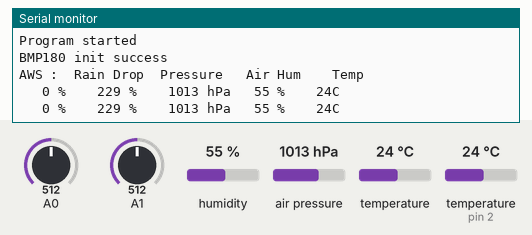
Simulated run of this sketch. Board: Arduino Uno, built with avr-gcc and run on an emulated ATmega328P. Parts: the last lines printed to the serial monitor. Inputs (shaded band) come from the test bench; at power-on: humidity 55 %, air pressure 1013 hPa, A0 = 512, temperature (sensor on pin 2) 24 °C, A1 = 512, temperature 24 °C.

Above: at 5.8 s.
5.9 s: humidity set to 22 %
At 11.5 s:
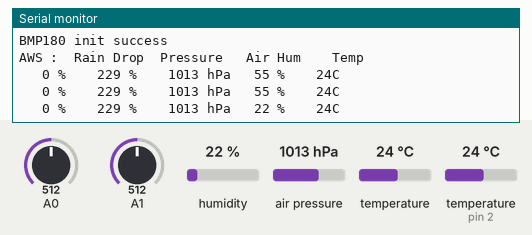
11.9 s: air pressure set to 952 hPa
At 16.3 s:
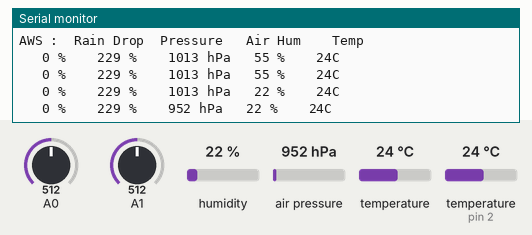
17.9 s: A0 set to 716
At 20.9 s:
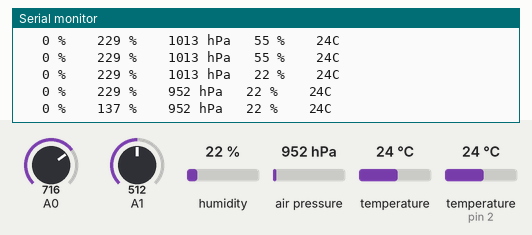
23.9 s: temperature (sensor on pin 2) set to 12 °C
At 26.8 s:
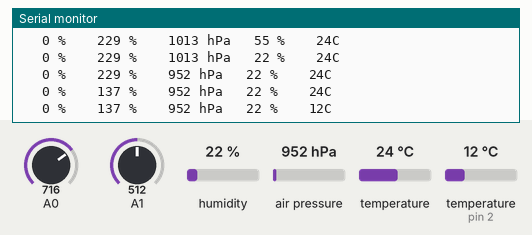
29.9 s: air pressure set to 975 hPa
At 31.4 s:
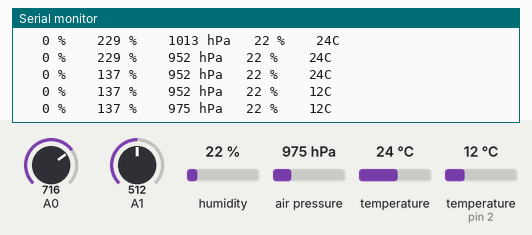
35.9 s: A0 set to 992
At 41.9 s:
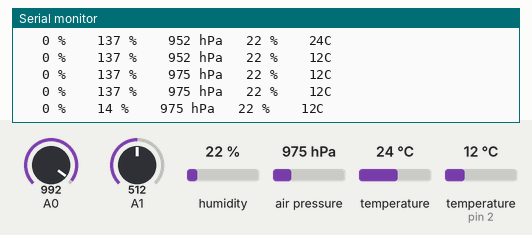
Timing chart, 0 to 42.9 s (numbered marks = the images above; inputs shaded):
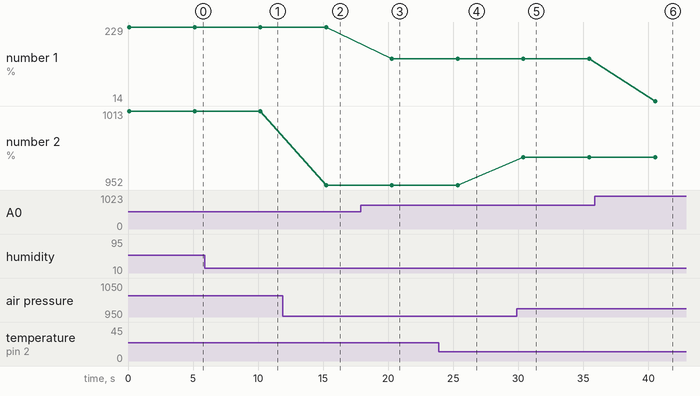

The sketch:

Source.ino
```cpp
int result [5];
#include <Wire.h>
#include <SFE_BMP180.h>
#define ALTITUDE 3
SFE_BMP180 pressure;
#include <DHT.h>
#define DHTPIN 2
#define DHTTYPE DHT11
DHT dht(DHTPIN, DHTTYPE);

void setup() {
Serial.begin(9600);
Serial.println("Program started");

pinMode(A0, INPUT);
pinMode(A1, INPUT);
//BMP180 Setup
if (pressure.begin())
 {Serial.println("BMP180 init success");
 Serial.print("AWS :");
 Serial.print("\t");
 Serial.print("Rain Drop\t");
 Serial.print("Pressure \t");
 Serial.print("Air Hum\t");
 Serial.print("\t");
 Serial.println("Temp \t");}
else
  {
    Serial.println("BMP180 init fail");
    while (1);
  }


dht.begin();
}

void loop() {
//analog setup
int A_Rain = analogRead(A0);
int A_Soil = analogRead(A1);
A_Rain = map(A_Rain, 800, 1023, 100, 0);

result[1]=A_Rain;

char status;
double T, P, p0;
status = pressure.startTemperature();
if (status != 0) {
    delay(status);
    status = pressure.getTemperature(T);
    if (status != 0) {
    status = pressure.startPressure(3);
      if (status != 0) {
        delay(status);
        status = pressure.getPressure(P, T);
        if (status != 0) {
          p0 = pressure.sealevel(P, ALTITUDE);
          result[2]=p0;
        }}}}
result[3] = dht.readHumidity();
result[4] = dht.readTemperature();
Serial.print(" \t");
Serial.print(result[0]);
Serial.print(" %\t");
Serial.print("\t");
Serial.print(result[1]);
Serial.print(" %\t");
Serial.print("\t");
Serial.print(result[2]);
Serial.print(" hPa \t");
Serial.print(result[3]);
Serial.print(" %\t");
Serial.print("\t");
Serial.print(result[4]);
Serial.println("C \t");
delay(5000);
}
```

Measured:
- after the input at 5.9 s, the serial monitor: prints a new line after 4.3 s (image 1)
- after the input at 11.9 s, the serial monitor: prints a new line after 3.3 s (image 2)
- after the input at 17.9 s, the serial monitor: prints a new line after 2.4 s (image 3)
- after the input at 23.9 s, the serial monitor: prints a new line after 1.5 s (image 4)
- after the input at 29.9 s, the serial monitor: prints a new line after 0.51 s (image 5)
- after the input at 35.9 s, the serial monitor: prints a new line after 4.6 s (image 6)
- plotted number 1: 229 → 137 after the input at 17.9 s, 137 → 14 after the input at 35.9 s
- plotted number 2: 1013 → 952 after the input at 11.9 s, 952 → 975 after the input at 29.9 s
